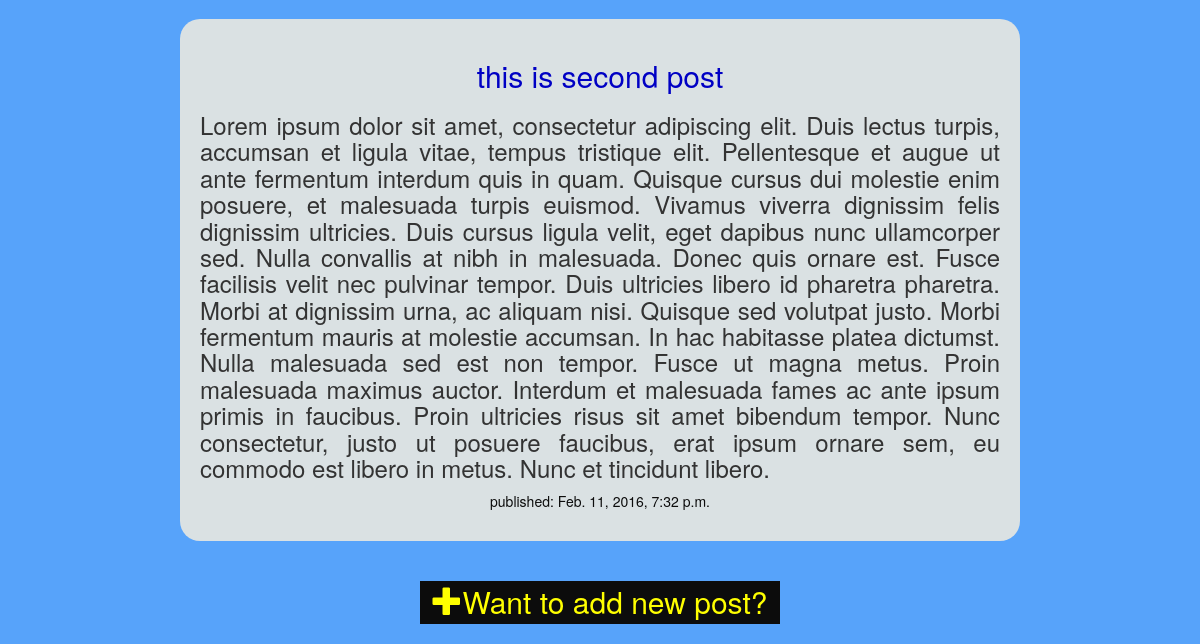
The page /blog/ (lower part) on the database as committed earlier.
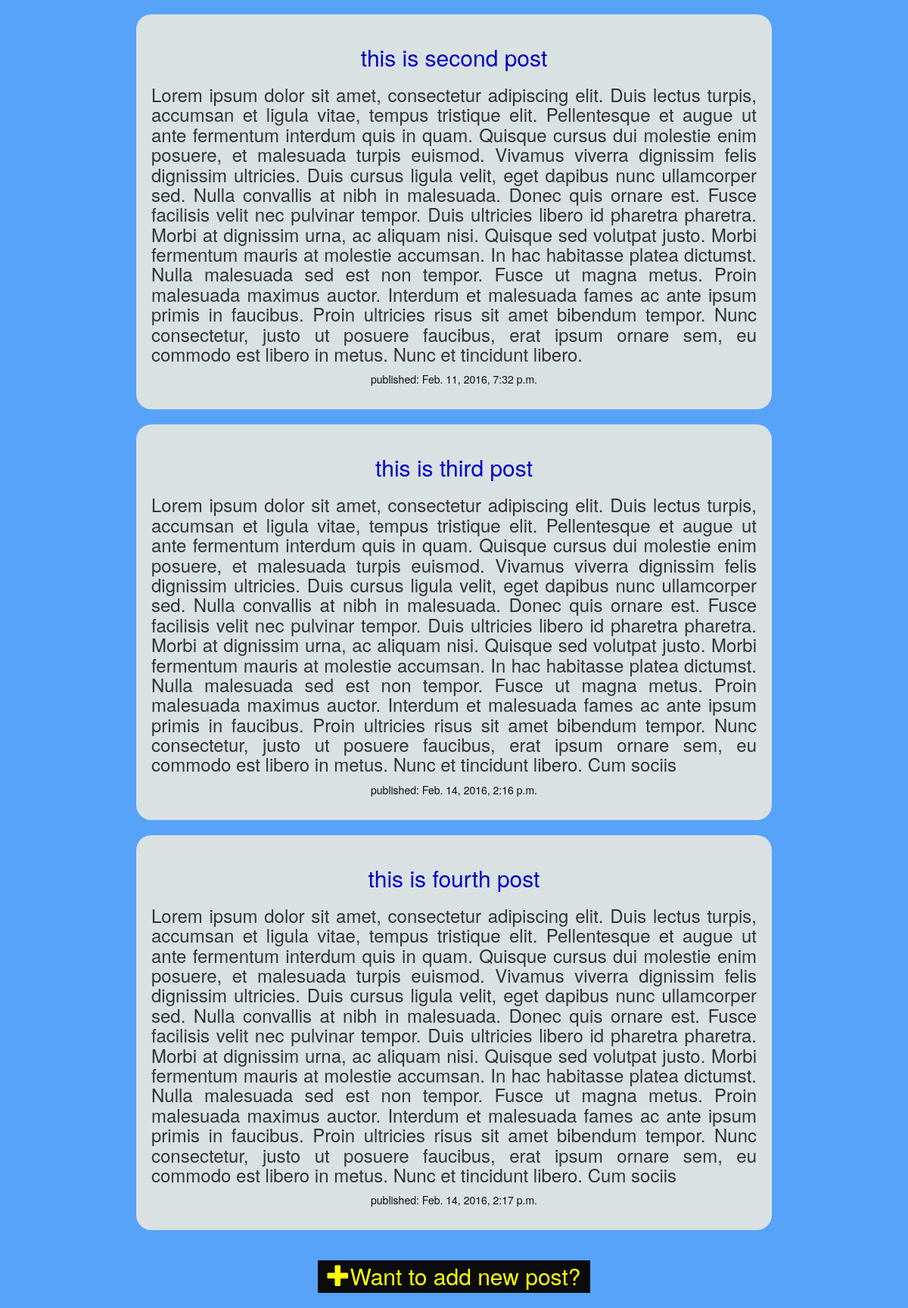
The same page on the database as committed later.
### blog/models.py (models this page shows, shortened)
class Post(models.Model):
    author = models.ForeignKey('auth.User')
    title = models.CharField(max_length=200)
    post_content = models.TextField()
    created_date = models.DateTimeField(default = timezone.now)
    pub_date = models.DateTimeField(blank = True, null = True)

### blog/views.py (the view)
# urls.py: url(r'', views.index, name='index'),
def index(request):
    p = Post.objects.all()
    template = loader.get_template('blog/index.html')
    context = {
        'posts': p,
    }
    return HttpResponse(template.render(context, request))

### blog/templates/blog/index.html
{% extends 'blog/base.html' %}
{% block content %}
{% for post in posts %}
    <div class="posts">
        <h2>{{ post.title }}</a></h2>
        <h3>{{ post.post_content}}</h3>
        <p>published: {{ post.pub_date }}</p>
    </div>
    <br>
{% endfor %}
{% endblock %}

Rows that differ between the two databases and show on the page:
added Post: title "this is third post", post_content "Lorem ipsum dolor sit amet, consectetur adipiscing elit. Duis lectus turpis, accumsan et ligula vitae, tempus tristique elit. Pellentesque et augue ut ante fermentum interdum quis in quam. Quisque cursus dui molestie enim posuere, et malesuada turpis euismod. Vivamus viverra dignissim felis dignissim ultricies. Duis cursus ligula velit, eget dapibus nunc ullamcorper sed. Nulla convallis at nibh in malesuada. Donec quis ornare est. Fusce facilisis velit nec pulvinar tempor. Duis ultricies libero id pharetra pharetra. Morbi at dignissim urna, ac aliquam nisi. Quisque sed volutpat justo. Morbi fermentum mauris at molestie accumsan. In hac habitasse platea dictumst. Nulla malesuada sed est non…", pub_date "Feb. 14, 2016, 2:16 p.m."
added Post: title "this is fourth post", post_content "Lorem ipsum dolor sit amet, consectetur adipiscing elit. Duis lectus turpis, accumsan et ligula vitae, tempus tristique elit. Pellentesque et augue ut ante fermentum interdum quis in quam. Quisque cursus dui molestie enim posuere, et malesuada turpis euismod. Vivamus viverra dignissim felis dignissim ultricies. Duis cursus ligula velit, eget dapibus nunc ullamcorper sed. Nulla convallis at nibh in malesuada. Donec quis ornare est. Fusce facilisis velit nec pulvinar tempor. Duis ultricies libero id pharetra pharetra. Morbi at dignissim urna, ac aliquam nisi. Quisque sed volutpat justo. Morbi fermentum mauris at molestie accumsan. In hac habitasse platea dictumst. Nulla malesuada sed est non…", pub_date "Feb. 14, 2016, 2:17 p.m."
